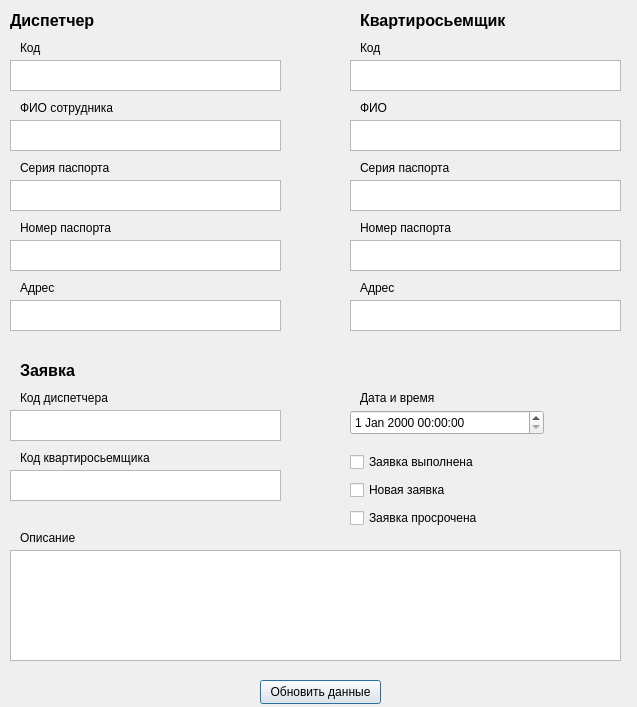
<?xml version="1.0" encoding="UTF-8"?>
<ui version="4.0">
 <class>updateapp</class>
 <widget class="QDialog" name="updateapp">
  <property name="geometry">
   <rect>
    <x>0</x>
    <y>0</y>
    <width>637</width>
    <height>707</height>
   </rect>
  </property>
  <property name="windowTitle">
   <string>Dialog</string>
  </property>
  <widget class="QPlainTextEdit" name="codeFlutTextEdit">
   <property name="geometry">
    <rect>
     <x>350</x>
     <y>60</y>
     <width>271</width>
     <height>31</height>
    </rect>
   </property>
  </widget>
  <widget class="QLabel" name="label_9">
   <property name="geometry">
    <rect>
     <x>360</x>
     <y>280</y>
     <width>131</width>
     <height>16</height>
    </rect>
   </property>
   <property name="text">
    <string>Адрес</string>
   </property>
  </widget>
  <widget class="QPlainTextEdit" name="codePasportFlutTextEdit">
   <property name="geometry">
    <rect>
     <x>350</x>
     <y>180</y>
     <width>271</width>
     <height>31</height>
    </rect>
   </property>
  </widget>
  <widget class="QLabel" name="label_7">
   <property name="geometry">
    <rect>
     <x>20</x>
     <y>280</y>
     <width>131</width>
     <height>16</height>
    </rect>
   </property>
   <property name="text">
    <string>Адрес</string>
   </property>
  </widget>
  <widget class="QPlainTextEdit" name="fullNameTextEdit">
   <property name="geometry">
    <rect>
     <x>10</x>
     <y>120</y>
     <width>271</width>
     <height>31</height>
    </rect>
   </property>
  </widget>
  <widget class="QPushButton" name="saveAppBut">
   <property name="geometry">
    <rect>
     <x>260</x>
     <y>680</y>
     <width>121</width>
     <height>24</height>
    </rect>
   </property>
   <property name="text">
    <string>Обновить данные</string>
   </property>
  </widget>
  <widget class="QLabel" name="label_4">
   <property name="geometry">
    <rect>
     <x>20</x>
     <y>100</y>
     <width>131</width>
     <height>16</height>
    </rect>
   </property>
   <property name="text">
    <string>ФИО сотрудника</string>
   </property>
  </widget>
  <widget class="QPlainTextEdit" name="addressTextEdit">
   <property name="geometry">
    <rect>
     <x>10</x>
     <y>300</y>
     <width>271</width>
     <height>31</height>
    </rect>
   </property>
  </widget>
  <widget class="QWidget" name="layoutWidget">
   <property name="geometry">
    <rect>
     <x>350</x>
     <y>450</y>
     <width>134</width>
     <height>80</height>
    </rect>
   </property>
   <layout class="QVBoxLayout" name="verticalLayout">
    <item>
     <widget class="QCheckBox" name="successStatusBox">
      <property name="text">
       <string>Заявка выполнена</string>
      </property>
     </widget>
    </item>
    <item>
     <widget class="QCheckBox" name="newStatusBox">
      <property name="text">
       <string>Новая заявка</string>
      </property>
     </widget>
    </item>
    <item>
     <widget class="QCheckBox" name="rejectStatusBox">
      <property name="text">
       <string>Заявка просрочена</string>
      </property>
     </widget>
    </item>
   </layout>
  </widget>
  <widget class="QLabel" name="label_17">
   <property name="geometry">
    <rect>
     <x>20</x>
     <y>530</y>
     <width>131</width>
     <height>16</height>
    </rect>
   </property>
   <property name="text">
    <string>Описание</string>
   </property>
  </widget>
  <widget class="QLabel" name="label_15">
   <property name="geometry">
    <rect>
     <x>20</x>
     <y>450</y>
     <width>131</width>
     <height>16</height>
    </rect>
   </property>
   <property name="text">
    <string>Код квартиросьемщика</string>
   </property>
  </widget>
  <widget class="QLabel" name="label_11">
   <property name="geometry">
    <rect>
     <x>360</x>
     <y>160</y>
     <width>131</width>
     <height>16</height>
    </rect>
   </property>
   <property name="text">
    <string>Серия паспорта</string>
   </property>
  </widget>
  <widget class="QLabel" name="label_6">
   <property name="geometry">
    <rect>
     <x>20</x>
     <y>220</y>
     <width>131</width>
     <height>16</height>
    </rect>
   </property>
   <property name="text">
    <string>Номер паспорта</string>
   </property>
  </widget>
  <widget class="QLabel" name="label_16">
   <property name="geometry">
    <rect>
     <x>360</x>
     <y>390</y>
     <width>131</width>
     <height>16</height>
    </rect>
   </property>
   <property name="text">
    <string>Дата и время</string>
   </property>
  </widget>
  <widget class="QPlainTextEdit" name="numbetPasportFlutTextEdit">
   <property name="geometry">
    <rect>
     <x>350</x>
     <y>240</y>
     <width>271</width>
     <height>31</height>
    </rect>
   </property>
  </widget>
  <widget class="QPlainTextEdit" name="addressFlutTextEdit">
   <property name="geometry">
    <rect>
     <x>350</x>
     <y>300</y>
     <width>271</width>
     <height>31</height>
    </rect>
   </property>
  </widget>
  <widget class="QLabel" name="label_13">
   <property name="geometry">
    <rect>
     <x>20</x>
     <y>390</y>
     <width>131</width>
     <height>16</height>
    </rect>
   </property>
   <property name="text">
    <string>Код диспетчера</string>
   </property>
  </widget>
  <widget class="QDateTimeEdit" name="dateTimeAppEdit">
   <property name="geometry">
    <rect>
     <x>350</x>
     <y>410</y>
     <width>194</width>
     <height>25</height>
    </rect>
   </property>
  </widget>
  <widget class="QPlainTextEdit" name="codeTextEdit">
   <property name="geometry">
    <rect>
     <x>10</x>
     <y>60</y>
     <width>271</width>
     <height>31</height>
    </rect>
   </property>
  </widget>
  <widget class="QPlainTextEdit" name="fullNameFlutTextEdit">
   <property name="geometry">
    <rect>
     <x>350</x>
     <y>120</y>
     <width>271</width>
     <height>31</height>
    </rect>
   </property>
  </widget>
  <widget class="QPlainTextEdit" name="codeDispAppTextEdit">
   <property name="geometry">
    <rect>
     <x>10</x>
     <y>410</y>
     <width>271</width>
     <height>31</height>
    </rect>
   </property>
  </widget>
  <widget class="QLabel" name="label_12">
   <property name="geometry">
    <rect>
     <x>360</x>
     <y>100</y>
     <width>131</width>
     <height>16</height>
    </rect>
   </property>
   <property name="text">
    <string>ФИО </string>
   </property>
  </widget>
  <widget class="QLabel" name="label_3">
   <property name="geometry">
    <rect>
     <x>20</x>
     <y>40</y>
     <width>131</width>
     <height>16</height>
    </rect>
   </property>
   <property name="text">
    <string>Код</string>
   </property>
  </widget>
  <widget class="QLabel" name="label_14">
   <property name="geometry">
    <rect>
     <x>20</x>
     <y>350</y>
     <width>171</width>
     <height>41</height>
    </rect>
   </property>
   <property name="font">
    <font>
     <pointsize>12</pointsize>
     <bold>true</bold>
    </font>
   </property>
   <property name="text">
    <string>Заявка</string>
   </property>
  </widget>
  <widget class="QLabel" name="label_10">
   <property name="geometry">
    <rect>
     <x>360</x>
     <y>220</y>
     <width>131</width>
     <height>16</height>
    </rect>
   </property>
   <property name="text">
    <string>Номер паспорта</string>
   </property>
  </widget>
  <widget class="QPlainTextEdit" name="numbetPasportTextEdit">
   <property name="geometry">
    <rect>
     <x>10</x>
     <y>240</y>
     <width>271</width>
     <height>31</height>
    </rect>
   </property>
  </widget>
  <widget class="QPlainTextEdit" name="codePasportTextEdit">
   <property name="geometry">
    <rect>
     <x>10</x>
     <y>180</y>
     <width>271</width>
     <height>31</height>
    </rect>
   </property>
  </widget>
  <widget class="QLabel" name="label_8">
   <property name="geometry">
    <rect>
     <x>360</x>
     <y>40</y>
     <width>131</width>
     <height>16</height>
    </rect>
   </property>
   <property name="text">
    <string>Код</string>
   </property>
  </widget>
  <widget class="QPlainTextEdit" name="codeFlutAppTextEdit">
   <property name="geometry">
    <rect>
     <x>10</x>
     <y>470</y>
     <width>271</width>
     <height>31</height>
    </rect>
   </property>
  </widget>
  <widget class="QLabel" name="label">
   <property name="geometry">
    <rect>
     <x>10</x>
     <y>0</y>
     <width>171</width>
     <height>41</height>
    </rect>
   </property>
   <property name="font">
    <font>
     <pointsize>12</pointsize>
     <bold>true</bold>
    </font>
   </property>
   <property name="text">
    <string>Диспетчер</string>
   </property>
  </widget>
  <widget class="QLabel" name="label_2">
   <property name="geometry">
    <rect>
     <x>360</x>
     <y>0</y>
     <width>171</width>
     <height>41</height>
    </rect>
   </property>
   <property name="font">
    <font>
     <pointsize>12</pointsize>
     <bold>true</bold>
    </font>
   </property>
   <property name="text">
    <string>Квартиросьемщик</string>
   </property>
  </widget>
  <widget class="QLabel" name="label_5">
   <property name="geometry">
    <rect>
     <x>20</x>
     <y>160</y>
     <width>131</width>
     <height>16</height>
    </rect>
   </property>
   <property name="text">
    <string>Серия паспорта</string>
   </property>
  </widget>
  <widget class="QPlainTextEdit" name="commentTextEdit">
   <property name="geometry">
    <rect>
     <x>10</x>
     <y>550</y>
     <width>611</width>
     <height>111</height>
    </rect>
   </property>
  </widget>
 </widget>
 <resources/>
 <connections/>
</ui>
